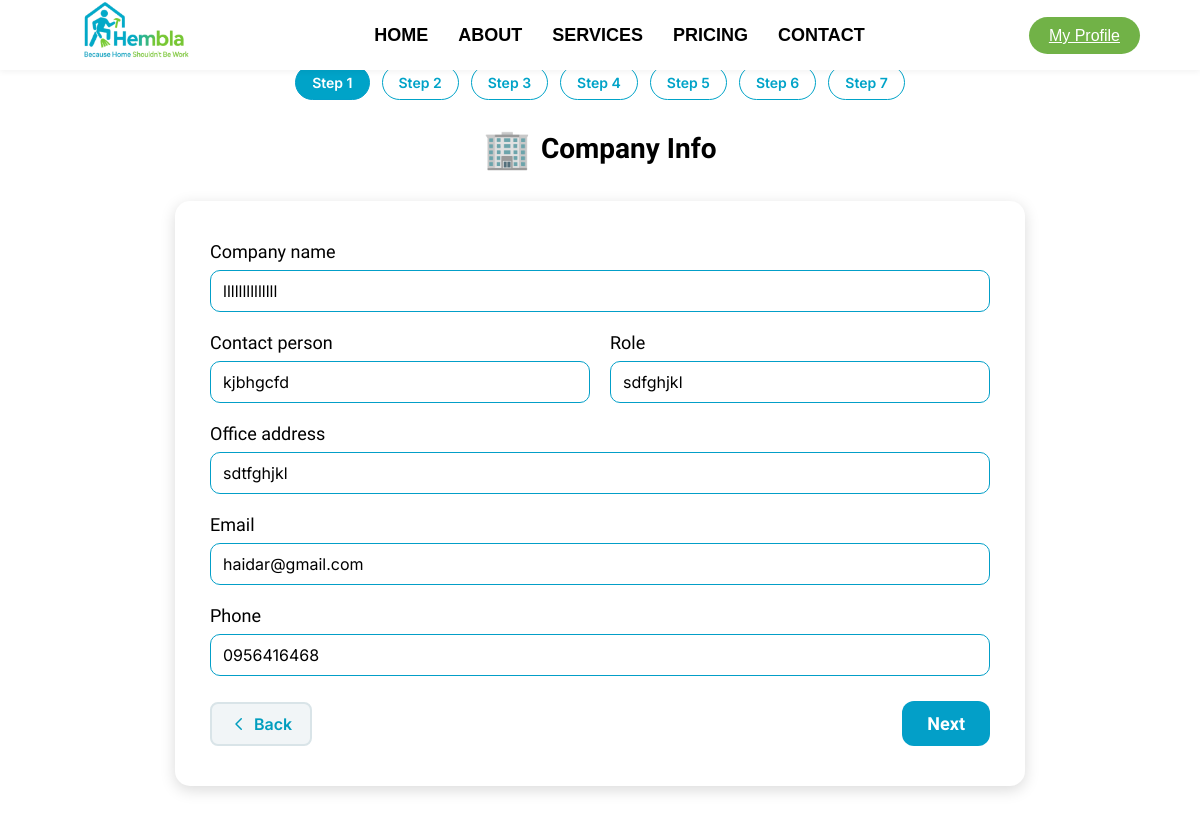
The page /business/company-info/1/ on the database its author committed.
### home/models.py (models this page shows, shortened)
class BaseBooking(models.Model):
    STATUS_CHOICES = [
        ("ORDERED", "Order Placed"),
        ("SCHEDULED", "Confirmed / Scheduled"),
        ("ASSIGNED", "Provider Assigned"),
        ("ON_THE_WAY", "Provider On The Way"),
        ("STARTED", "Check in / Service Started"),
        ("PAUSED", "Service Paused"),
        ("RESUMED", "Service Resumed"),
        ("COMPLETED", "Service Completed"),
        ("CANCELLED_BY_CUSTOMER", "Cancelled by Customer"),
        ("NO_SHOW", "No Show"),
        ("INCIDENT_REPORTED", "Incident Reported"),
        ("REFUNDED", "Refunded"),
    ]
    status = models.CharField(
        max_length=30,
        choices=STATUS_CHOICES,
        default="ORDERED"
    )
    total_price = models.DecimalField(
        max_digits=10,
        decimal_places=2,
        default=0
    )
    created_at = models.DateTimeField(auto_now_add=True)
    scheduled_at = models.DateTimeField(null=True, blank=True)
    provider_on_way_at = models.DateTimeField(null=True, blank=True)
    started_at = models.DateTimeField(null=True, blank=True)
    paused_at = models.DateTimeField(null=True, blank=True)
    completed_at = models.DateTimeField(null=True, blank=True)
    is_refunded = models.BooleanField(default=False)
    refund_amount = models.DecimalField(
        max_digits=10,
        decimal_places=2,
        default=Decimal("0.00")
    )
    refund_reason = models.CharField(
        max_length=255,
        blank=True,
        null=True
    )
    refunded_at = models.DateTimeField(
        null=True,
        blank=True
    )
    class Meta:
        abstract = True
    points_awarded = models.IntegerField(
        null=True,
        blank=True,
        help_text="Points decided by admin after completion"
    )
    points_note = models.CharField(
        max_length=255,
        blank=True
    )
    points_processed = models.BooleanField(
        default=False,
        help_text="Prevent double points processing"
    )

class BusinessBooking(BaseBooking):
    user = models.ForeignKey(
        settings.AUTH_USER_MODEL,
        on_delete=models.CASCADE,
        related_name="business_bookings",
        null=True,
        blank=True
    )
    provider = models.ForeignKey(
        settings.AUTH_USER_MODEL,
        on_delete=models.SET_NULL,
        null=True,
        blank=True,
        related_name="business_assigned_bookings"
    )
    selected_service = models.CharField(max_length=255, blank=True, null=True)
    company_name = models.CharField(max_length=255, blank=True, null=True)
    contact_person = models.CharField(max_length=255, blank=True, null=True)
    role = models.CharField(max_length=255, blank=True, null=True)
    office_address = models.CharField(max_length=255, blank=True, null=True)
    email = models.CharField(max_length=255, blank=True, null=True)
    phone = models.CharField(max_length=100, blank=True, null=True)
    office_size = models.CharField(max_length=255, blank=True, null=True)
    num_employees = models.CharField(max_length=255, blank=True, null=True)
    floors = models.CharField(max_length=100, blank=True, null=True)
    status = models.CharField(
            max_length=20,
            default="pending"
        )
    restrooms = models.CharField(
        max_length=10,
        choices=[("1", "1"), ("2", "2"), ("3", "3"), ("4+", "4+")],
        blank=True,
        null=True
    )
    kitchen_cleaning = models.BooleanField(default=False)
    selected_bundle = models.ForeignKey(
        BusinessBundle,
        on_delete=models.SET_NULL,
        blank=True,
        null=True,
        related_name="bookings"
    )
    services_needed = models.JSONField(blank=True, null=True)
    addons = models.JSONField(blank=True, null=True)
    frequency = models.JSONField(blank=True, null=True)
    start_date = models.DateField(blank=True, null=True)
    preferred_time = models.CharField(max_length=255, blank=True, null=True)
    days_type = models.CharField(max_length=50, blank=True, null=True)
    custom_date = models.DateField(blank=True, null=True)
    custom_time = models.CharField(max_length=255, blank=True, null=True)
    notes = models.TextField(blank=True, null=True)
    path_type = models.CharField(max_length=20, default="bundle")

### home/views.py (the view)
def business_company_info(request, booking_id):
    booking = get_object_or_404(BusinessBooking, id=booking_id)
    if booking.path_type not in ["bundle", "custom"]:
        booking.path_type = "bundle"
        booking.save()
    total_steps = 6 if booking.path_type == "bundle" else 7
    range_steps = range(1, total_steps + 1)
    if request.method == "POST":
        form = BusinessCompanyInfoForm(request.POST, instance=booking)
        if form.is_valid():
            form.save()
            return redirect("home:business_office_setup", booking_id=booking.id)
    else:
        form = BusinessCompanyInfoForm(instance=booking)
    return render(request, "home/company_info.html", {
        "booking": booking,
        "form": form,
        "step": 1,
        "total_steps": total_steps,
        "range_total_steps": range_steps,
    })

### home/forms.py
class BusinessCompanyInfoForm(forms.ModelForm):
    def __init__(self, *args, **kwargs):
        super().__init__(*args, **kwargs)
        for field in self.fields.values():
            field.required = True
    class Meta:
        model = BusinessBooking
        fields = [
            "company_name",
            "contact_person",
            "role",
            "office_address",
            "email",
            "phone",
        ]
        widgets = {
            "company_name": forms.TextInput(attrs={"placeholder": "Enter your company name"}),
            "contact_person": forms.TextInput(attrs={"placeholder": "Enter contact person"}),
            "role": forms.TextInput(attrs={"placeholder": "Enter role"}),
            "office_address": forms.TextInput(attrs={"placeholder": "Enter office address"}),
            "email": forms.EmailInput(attrs={"placeholder": "Enter email"}),
            "phone": forms.TextInput(attrs={"placeholder": "Enter phone number"}),
        }

### accounts/context_processors.py (called while the page is built, shortened)
def chat_notifications(request):
    if not request.user.is_authenticated:
        return {}

def unread_messages(request):
    if not request.user.is_authenticated:
        return {}

### home/templates/home/company_info.html (shortened to what this page needs)
{% load static %}
<!DOCTYPE html>
<html lang="en">
<head>
  <link rel="stylesheet" href="{% static 'css/base.css' %}">
  <link rel="stylesheet" href="{% static 'css/company_info.css' %}">
</head>
<body>
<header class="main-header">
  <div class="logo">
    <img src="{% static 'images/logo.png' %}" alt="Logo">
  </div>
  <nav class="nav-links" id="nav-links">
    <a href="{% url 'home:home' %}">HOME</a>
    <a href="{% url 'home:about' %}">ABOUT</a>
    <a href="#">SERVICES</a>
    <a href="#">PRICING</a>
    <a href="{% url 'home:contact' %}">CONTACT</a>
  </nav>
  <div class="profile-btn">
    <a href="{% url 'accounts:customer_profile_view' %}">My Profile</a>
  </div>
</header>
  <div class="container">
<div class="steps">
    {% for i in range_total_steps %}
        <div class="step {% if step == i %}active{% endif %}">
            Step {{ i }}
        </div>
    {% endfor %}
</div>
    <div class="title">
      <span class="icon">🏢</span>
      <h1>Company Info</h1>
    </div>
<form method="POST" class="form-card">
  <div class="form-group full">
    <label>Company name</label>
    {{ form.company_name }}
  </div>
  <div class="form-row">
    <div class="form-group half">
      <label>Contact person</label>
      {{ form.contact_person }}
    </div>
    <div class="form-group half">
      <label>Role</label>
      {{ form.role }}
    </div>
  </div>
  <div class="form-group full">
    <label>Office address</label>
    {{ form.office_address }}
  </div>
  <div class="form-group full">
    <label>Email</label>
    {{ form.email }}
  </div>
  <div class="form-group full">
    <label>Phone</label>
    {{ form.phone }}
  </div>
<div class="form-actions">
    <a onclick="window.history.back();" class="back-btn">
        <svg xmlns="http://www.w3.org/2000/svg" fill="none" viewBox="0 0 24 24" stroke-width="2">
            <path stroke-linecap="round" stroke-linejoin="round" d="M15 19l-7-7 7-7" />
        </svg>
        Back
    </a>
    <button type="submit" class="next-btn">Next</button>
</div>
</form>
  </div>
</body>
</html>

### static/css/base.css (style rules this page uses)
.main-header { width: 100%; background: #fff; box-shadow: 0 2px 6px rgba(0,0,0,0.05); display: flex; align-items: center; justify-content: space-between; padding: 8px 5%; position: fixed; top: 0; left: 0; z-index: 999; height: 70px; }
.logo img { width: 150px; height: 150px; border-radius: 50%; }
.nav-links { display: flex; gap: 30px; }
.nav-links a { text-decoration: none; color: #000; font-family: "Inter-Bold", sans-serif; font-size: 18px; font-weight: 700; transition: color 0.3s ease; }
.profile-btn a { background: #71b247; color: #fff; padding: 10px 20px; border-radius: 25px; font-family: "Inter-Bold", sans-serif; font-size: 16px; white-space: nowrap; }
body { padding-top: 85px; }

### static/css/company_info.css (style rules this page uses)
* { box-sizing: border-box; margin: 0; padding: 0; font-family: "Inter", sans-serif; }
body { background-color: #ffffff; display: flex; justify-content: center; align-items: flex-start; min-height: 100vh; padding: 40px 20px; }
.container { width: 100%; max-width: 850px; text-align: center; }
.steps { display: flex; flex-wrap: wrap; justify-content: center; gap: 10px; margin-bottom: 40px; }
.step { border: 1px solid #039fc8; color: #039fc8; border-radius: 10px; padding: 5px 15px; font-size: 14px; font-weight: 500; cursor: pointer; transition: 0.3s; }
.step.active { background-color: #039fc8; color: #fff; border-color: #039fc8; }
.title { display: flex; align-items: center; justify-content: center; gap: 10px; margin-bottom: 30px; }
.title h1 { font-family: "Vesper Libre", serif; font-weight: 700; font-size: 28px; color: #000; }
.icon { font-size: 38px; }
.form-card { background-color: #fff; border-radius: 15px; box-shadow: 0 4px 15px rgba(0, 0, 0, 0.15); padding: 40px 35px; text-align: left; }
.form-row { display: flex; flex-wrap: wrap; gap: 20px; }
.form-group { display: flex; flex-direction: column; margin-bottom: 20px; }
.form-group label { font-family: "Vesper Libre", serif; font-size: 18px; font-weight: 500; color: #000; margin-bottom: 8px; }
.form-group input { border: 1px solid #039fc8; border-radius: 10px; padding: 10px 12px; font-size: 16px; outline: none; transition: border-color 0.3s; }
.full { width: 100%; }
.half { flex: 1; min-width: 45%; }
.next-btn { display: block; background-color: #039fc8; color: #fff; font-family: "Vesper Libre", serif; font-size: 18px; font-weight: 700; border: none; border-radius: 12px; padding: 12px 25px; margin-left: auto; cursor: pointer; transition: 0.3s; }

### home/templates/home/company_info.html (style rules this page uses)
*, *:before, *:after { box-sizing: border-box; }
.steps { display: flex; justify-content: center; gap: 12px; margin: 25px 0; }
.step { padding: 8px 16px; border: 1px solid #00a3c8; border-radius: 18px; color: #00a3c8; font-weight: 600; background: #fff; }
.step.active { background: #00a3c8; color: #fff; }
.back-btn { display: inline-flex; align-items: center; gap: 6px; padding: 10px 18px; background: #f1f5f7; color: #009dbe; border-radius: 8px; font-weight: 600; text-decoration: none; border: 2px solid #d9e4e8; transition: 0.25s ease; }
.back-btn svg { width: 18px; height: 18px; stroke: currentColor; }
.form-actions { display: flex; justify-content: space-between; align-items: center; margin-top: 25px; }

### rows shown on the page
BusinessBooking: company_name "llllllllllllll", contact_person "kjbhgcfd", role "sdfghjkl", office_address "sdtfghjkl", email "haidar@gmail.com", phone "0956416468"

### other values the page prints
{{ i }} "1" "2" "3" "4" "5" "6" "7"
